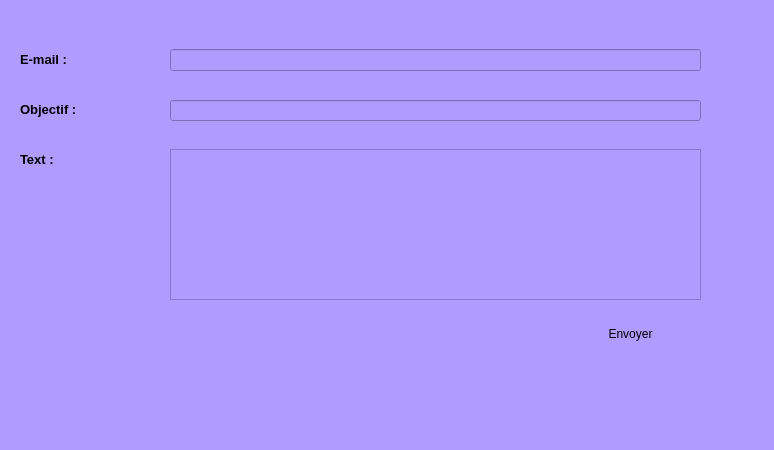
<?xml version="1.0" encoding="UTF-8"?>
<ui version="4.0">
 <class>Dialog</class>
 <widget class="QDialog" name="Dialog">
  <property name="geometry">
   <rect>
    <x>0</x>
    <y>0</y>
    <width>774</width>
    <height>450</height>
   </rect>
  </property>
  <property name="windowTitle">
   <string>Dialog</string>
  </property>
  <property name="styleSheet">
   <string notr="true">background-color: rgb(176, 156, 255);</string>
  </property>
  <widget class="QLabel" name="label_25">
   <property name="geometry">
    <rect>
     <x>20</x>
     <y>149</y>
     <width>91</width>
     <height>20</height>
    </rect>
   </property>
   <property name="font">
    <font>
     <pointsize>10</pointsize>
     <weight>75</weight>
     <bold>true</bold>
    </font>
   </property>
   <property name="text">
    <string>Text :</string>
   </property>
  </widget>
  <widget class="QLabel" name="label_24">
   <property name="geometry">
    <rect>
     <x>20</x>
     <y>49</y>
     <width>151</width>
     <height>20</height>
    </rect>
   </property>
   <property name="font">
    <font>
     <pointsize>10</pointsize>
     <weight>75</weight>
     <bold>true</bold>
    </font>
   </property>
   <property name="text">
    <string>E-mail :</string>
   </property>
  </widget>
  <widget class="QTextEdit" name="textEdit_texte">
   <property name="geometry">
    <rect>
     <x>170</x>
     <y>149</y>
     <width>531</width>
     <height>151</height>
    </rect>
   </property>
  </widget>
  <widget class="QPushButton" name="pushButton_envoyer">
   <property name="geometry">
    <rect>
     <x>560</x>
     <y>318</y>
     <width>141</width>
     <height>31</height>
    </rect>
   </property>
   <property name="styleSheet">
    <string notr="true">QPushButton{

     background: qlineargradient(x1: 0, y1: 0, x2: 0, y2: 1,
                                 stop: 0 #f7f7f7, stop: 0.4 #f0f0f0,
                                 stop: 0.5 #e8e8e8, stop: 1.0 #dcdcdc);
border-radius:20px;
border-radius:15px;

}



QPushButton:hover{
background:   qlineargradient(x1: 0, y1: 0, x2: 0, y2: 1,
                                 stop: 0 #1b83fe, stop: 0.4 #4399fe,
                                 stop: 0.5 #5da7fe, stop: 1.0 #77b5fe);
color:white;
}</string>
   </property>
   <property name="text">
    <string>Envoyer</string>
   </property>
  </widget>
  <widget class="QLabel" name="label_23">
   <property name="geometry">
    <rect>
     <x>20</x>
     <y>99</y>
     <width>91</width>
     <height>20</height>
    </rect>
   </property>
   <property name="font">
    <font>
     <pointsize>10</pointsize>
     <weight>75</weight>
     <bold>true</bold>
    </font>
   </property>
   <property name="text">
    <string>Objectif :</string>
   </property>
  </widget>
  <widget class="QLineEdit" name="lineEdit_adresse">
   <property name="geometry">
    <rect>
     <x>170</x>
     <y>49</y>
     <width>531</width>
     <height>22</height>
    </rect>
   </property>
  </widget>
  <widget class="QLineEdit" name="lineEdit_objet">
   <property name="geometry">
    <rect>
     <x>170</x>
     <y>100</y>
     <width>531</width>
     <height>21</height>
    </rect>
   </property>
  </widget>
 </widget>
 <resources/>
 <connections/>
</ui>
